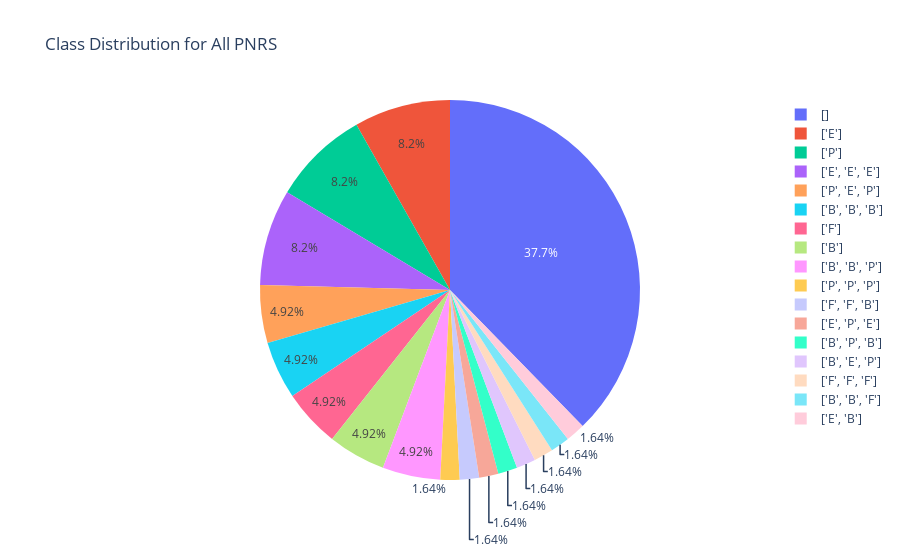
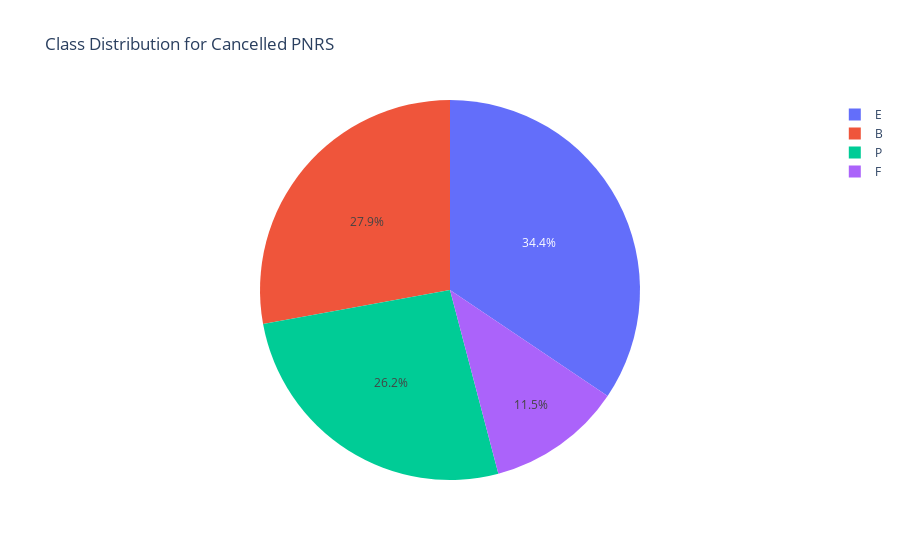

The code cell stored with these charts, in order, in its notebook:
### Code cell
# plot for class distribution for cancelled flights
fig = px.pie(df, names='allocated_classes', title='Class Distribution for All PNRS')

# plot for class distribution for cancelled flights
fig2 = px.pie(df, names='canclled_class', title='Class Distribution for Cancelled PNRS')
fig.show()
fig2.show()

### Figure 1 — Plotly figure (JSON) as saved in the notebook; plotly's stock layout.template omitted (floating-point values rounded to 4 significant figures)
{"data": [{"domain": {"x": [0, 1], "y": [0, 1]}, "hovertemplate": "allocated_classes=%{label}<extra></extra>", "labels": ["['P', 'E', 'P']", "['P', 'P', 'P']", "['E']", "['P']", "['E']", "['P']", "[]", "[]", "[]", "['F', 'F', 'B']", "['E']", "['E', 'E', 'E']", "[]", "['E', 'E', 'E']", "['P']", "['E', 'P', 'E']", "[]", "['E', 'E', 'E']", "[]", "['B', 'B', 'B']", "['F']", "[]", "['B']", "['P', 'E', 'P']", "[]", "[]", "['B']", "[]", "['B', 'P', 'B']", "['B', 'B', 'B']", "['B']", "[]", "[]", "['E', 'E', 'E']", "['E']", "['B', 'B', 'B']", "['B', 'E', 'P']", "[]", "['P']", "['F']", "['E', 'E', 'E']", "['P', 'E', 'P']", "['B', 'B', 'P']", "['B', 'B', 'P']", "[]", "[]", "[]", "[]", "['F', 'F', 'F']", "['F']", "[]", "[]", "['B', 'B', 'F']", "[]", "['P']", "['B', 'B', 'P']", "[]", "['E', 'B']", "[]", "[]", "['E']"], "legendgroup": "", "name": "", "showlegend": true, "type": "pie"}], "layout": {"legend": {"tracegroupgap": 0}, "title": {"text": "Class Distribution for All PNRS"}}}

### Figure 2 — Plotly figure (JSON) as saved in the notebook; plotly's stock layout.template omitted (floating-point values rounded to 4 significant figures)
{"data": [{"domain": {"x": [0, 1], "y": [0, 1]}, "hovertemplate": "canclled_class=%{label}<extra></extra>", "labels": ["P", "P", "E", "P", "E", "P", "P", "E", "E", "F", "E", "E", "E", "E", "P", "E", "E", "E", "P", "B", "F", "P", "B", "P", "E", "E", "B", "B", "B", "B", "B", "B", "B", "E", "E", "B", "B", "B", "P", "F", "E", "P", "B", "B", "P", "E", "E", "E", "F", "F", "B", "B", "F", "F", "P", "B", "P", "E", "P", "P", "E"], "legendgroup": "", "name": "", "showlegend": true, "type": "pie"}], "layout": {"legend": {"tracegroupgap": 0}, "title": {"text": "Class Distribution for Cancelled PNRS"}}}
